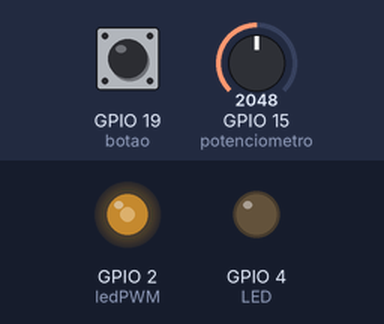
A sketch run on a simulated ESP32. Shown: output pins drawn as LEDs (lit = HIGH). Dashed ring = blinking. Inputs (shaded band) come from the test bench; at power-on: GPIO 19 (botao) LOW, GPIO 15 (potenciometro) = 2048. What the sketch prints to the serial monitor is not drawn.

Above: at 1.4 s.
1.5 s: GPIO 19 (botao) pulled HIGH for 0.75 s
At 1.95 s:
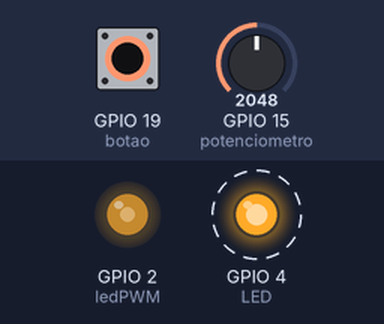
5.1 s: GPIO 15 (potenciometro) set to 2866
At 6.5 s:
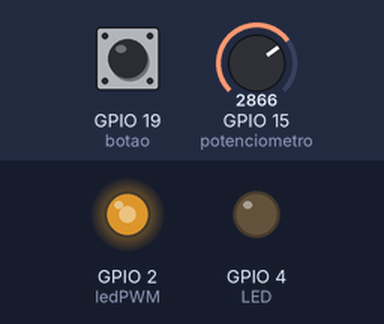
6.9 s: GPIO 15 (potenciometro) set to 3603
At 7.9 s:
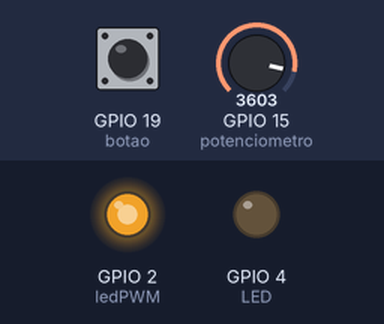
8.7 s: GPIO 19 (botao) pulled HIGH for 1 s
At 9.15 s:
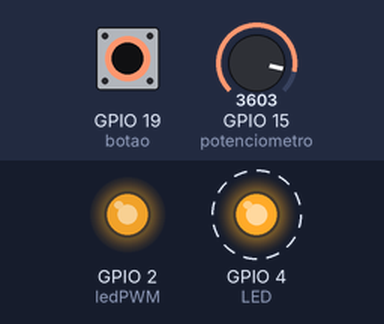
12.3 s: GPIO 15 (potenciometro) set to 491
At 13.3 s:
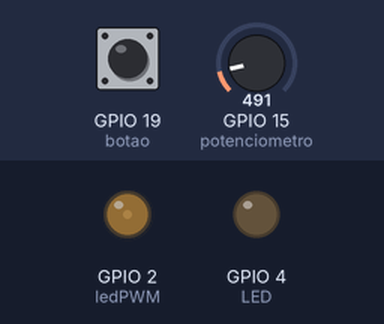
14.1 s: GPIO 19 (botao) pulled HIGH for 0.75 s
At 14.55 s:
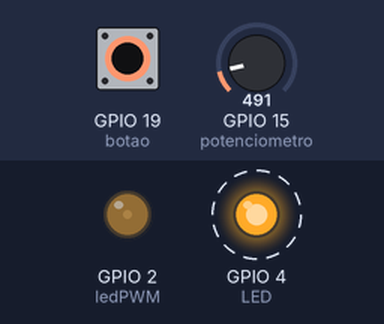
Timing chart, 0 to 18.6 s (numbered marks = the images above; inputs shaded):
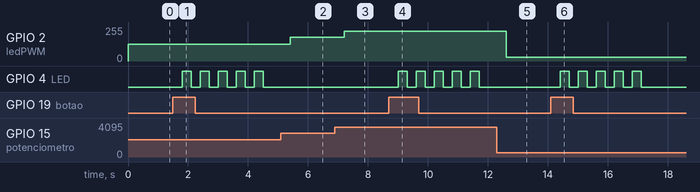

Measured:
- after the input at 1.5 s, GPIO 4 (LED): alternates HIGH for 0.30 s and LOW for 0.30 s, starting after 0.30 s
- after the input at 5.1 s, GPIO 2 (ledPWM): 127/255 → 177/255 after 0.30 s
- after the input at 6.9 s, GPIO 2 (ledPWM): 177/255 → 223/255 after 0.30 s
- after the input at 8.7 s, GPIO 4 (LED): alternates HIGH for 0.30 s and LOW for 0.30 s, starting after 0.30 s
- after the input at 12.3 s, GPIO 2 (ledPWM): 223/255 → 30/255 after 0.30 s
- after the input at 14.1 s, GPIO 4 (LED): alternates HIGH for 0.30 s and LOW for 0.30 s, 10 changes in all, then stays LOW, starting after 0.30 s

The sketch:

ARDUINO.ino
```cpp
#include "driver/uart.h"

#define LED 4
int btn, potenciometro=15, botao=19;

#define ledPWM 2
int freq = 5000;
int ledChannel = 0;
int resolution = 8;
int dutyCycle = 0;


void setup() {
  Serial.begin(500000);
  pinMode(LED, OUTPUT);
  pinMode(botao, INPUT);
  pinMode(potenciometro, INPUT);
  pinMode(ledPWM, OUTPUT);

  ledcSetup(ledChannel, freq, resolution);
  ledcAttachPin(ledPWM, ledChannel);
  ledcWrite(ledChannel, dutyCycle);
}

void loop() {

  dutyCycle = analogRead(potenciometro);
  dutyCycle = map(dutyCycle,0,4095,0,255);

  //Serial.print("Valor do potenciometro: ");
  Serial.println(dutyCycle);

  ledcWrite(ledChannel, dutyCycle);

btn = digitalRead(botao);
  if (btn == HIGH){
    Serial.write("No if");

    for(int i = 0; i<5; i++){
      digitalWrite(LED, HIGH);
      delay(300);
      digitalWrite(LED, LOW);
      delay(300);
      //Serial.print("no for i= ");
      //Serial.println(i);
    }
  }
/*
  Serial.write("VAI CORINTHIANS");
  Serial.println(1);
  Serial.flush();
  delay(300);
  */
  delay(600);
}
```
